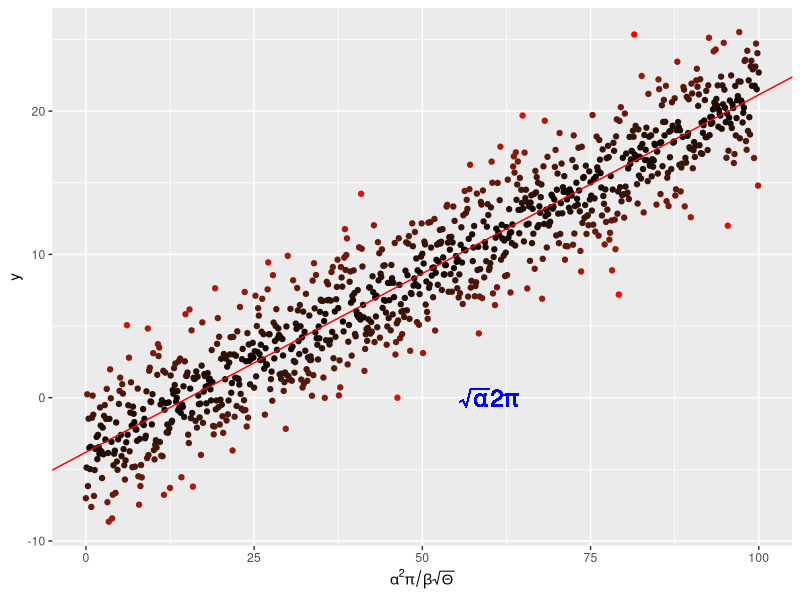
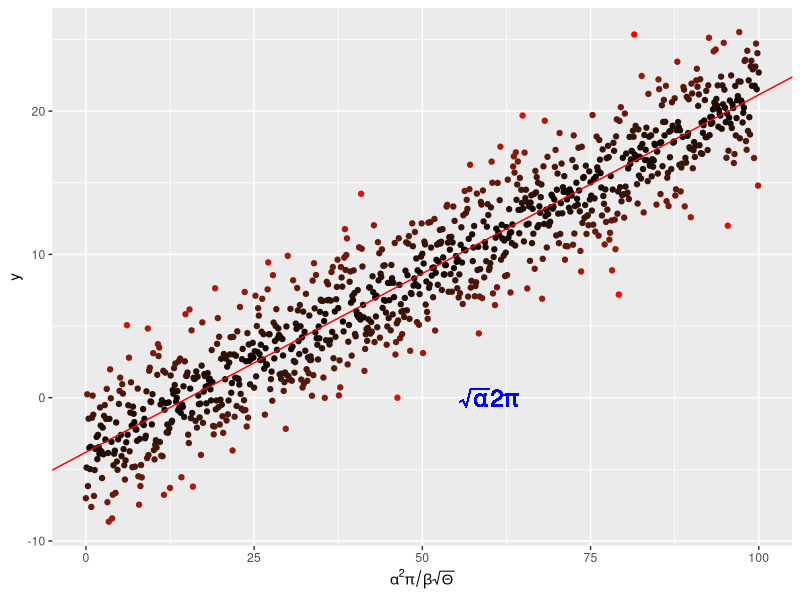

R code for these plots, in order:
#Author: Ruth Keane (ruth.keane19@imperial.ac.uk)
#Script: plotLin.R
#Desc: makes plot
#Arguments: none
#Input: none
#Output: none
#Date: Oct 2019
graphics.off()
require("ggplot2")
x <- seq(0, 100, by = 0.1)
y <- -4. + 0.25 * x +
  rnorm(length(x), mean = 0., sd = 2.5)
# a dataframe
my_data <- data.frame(x = x, y = y)

#linear regression
my_lm<-summary(lm(y~x, data=my_data))
# plot data
p<- ggplot(my_data, aes(x=x, y=y,
                        colour=abs(my_lm$residual))
      )+
      geom_point()+
      scale_colour_gradient(low="black", high="red") +
      theme(legend.position = "none")+
      scale_x_continuous(
        expression(alpha^2 * pi/beta * sqrt(Theta)))
#add regression line
p<- p + geom_abline(
  intercept=my_lm$coefficients[1][1],
  slope=my_lm$coefficients[2][1],
  colour="red")
#math
p<- p+ geom_text(aes(x=60, y=0,
                    label="sqrt(alpha) *2 * pi"),
                    parse=TRUE, size=6,
                   colour="blue")
p
#prints pdf
pdf("../Results/MyLinReg.pdf") # Open blank pdf page using a relative path
print(p)
graphics.off()
